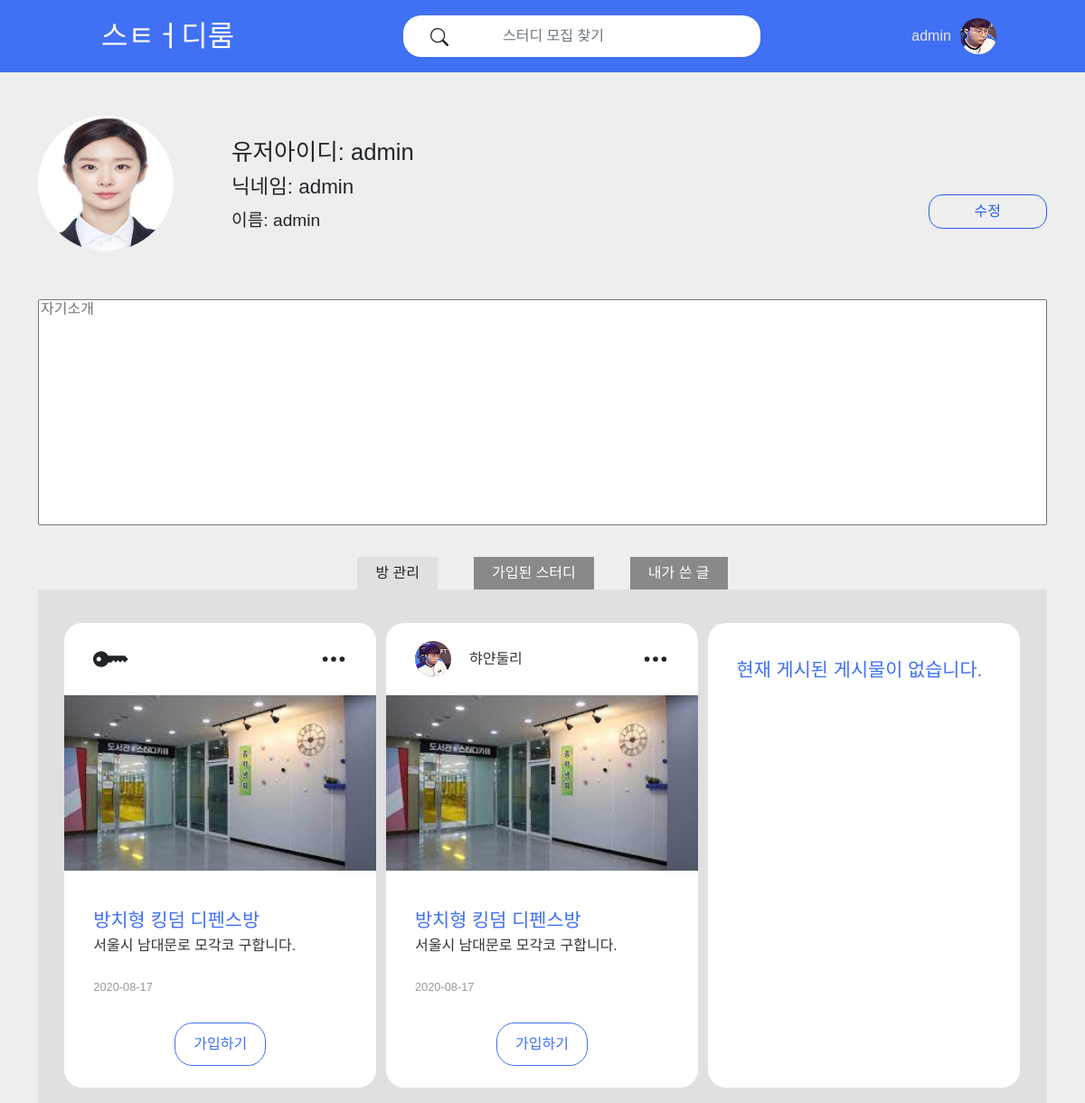
The page /mypage/ (signed in) on the database its author committed.
### core/models.py (models this page shows)
class User(AbstractUser):
    username = models.CharField(max_length=10, blank=False, null=False, unique=True, verbose_name="회원아이디") # 아이디
    nickname = models.CharField(max_length=10, blank=False, null=False, unique=True, verbose_name="닉네임")# 닉네임
    name = models.CharField(max_length=10, blank=False, null=False, verbose_name="회원이름") #이름
    bio = models.TextField(verbose_name='자기소개') # 바이오
    create_at = models.DateTimeField(verbose_name='date joined', auto_now_add=True) # 가입한 날짜
    last_login = models.DateTimeField(verbose_name='last login',auto_now=True) # 마지막 로그인
    is_admin =  models.BooleanField(default=False)
    is_active = models.BooleanField(default=True)
    is_staff = models.BooleanField(default=False)
    is_superuser = models.BooleanField(default=False)
    object = UserManager()
    USERNAME_FIELD = 'username'
    REQUIRED_FIELDS = ['nickname']
    def __str__(self):
        return self.username
    class Meta:
        db_table = 'accounts'
        verbose_name = "가입자 목록"
        verbose_name_plural = "가입자 목록"

### core/views.py (the view)
# urls.py: path('mypage/', views.mypage, name='mypage'), #마이페이지
@login_required
def mypage(request):
    user = request.user
    res_data = {}
    res_data['user'] = {
        'user_id' : user.username, # 회원아이디
        'user_nickname' : user.nickname, # 닉네임
        'user_name' : user.name, # 닉네임
        'user_bio' : user.bio, # 자기소개
    }
    return render(request, 'mypage.html',res_data)

### core/templates/mypage.html (shortened to what this page needs)
<!DOCTYPE html>
<html lang="ko">
<head>
    <link href="https://cdn.jsdelivr.net/npm/bootstrap@5.2.0/dist/css/bootstrap.min.css" rel="stylesheet"
>
    <link rel="stylesheet" href="../static/css/reset.css">
    <link rel="stylesheet" href="../static/css/main.css">
</head>
<body>
    <nav class="navbar navbar-expand-lg ">
        <div class="container-fluid padding-none">
            <div class="nav_left">
                <a class="navbar-brand" href="/">스ㅌㅓ디룸</a>
            </div>
            <div class="collapse navbar-collapse nav_right" id="navbarSupportedContent">
                <form class="d-flex main_search_form" role="search" action="{% url 'search' %}" method="get">
                    <div class="form_btnbox">
                        <input class="form-control" type="search" placeholder="스터디 모집 찾기" aria-label="Search" name="q"
                            value="{{ q }}">
                        <button class="btn" type="submit">
                        </button>
                    </div>
                </form>
                <ul class="navbar-nav nav-ul">
                    {% if request.user.is_authenticated %}
                    <li class="nav-item">
                        <a class="mypage">{{ request.user }}</a>
                    </li>
                    <li class="nav-item dropdown">
                        <a class="nav-link dropdown-toggle" href="#" role="button" data-bs-toggle="dropdown"
                            aria-expanded="false">
                        </a>
                    </li>
                    {% endif %}
                </ul>
            </div>
        </div>
    </nav>
    <section class="section container-fluid">
        <div class="main_title container">
        </div>
        <div class="mypage_con container">
            <div class="mypage_top">
                <div class="mypage_top-profile">
                    <img src="../static/images/profile1.jpg" alt="">
                </div>
                <div class="mypage_box">
                    <div class="mypage_top-text">
                        <div class="top-text-title">
                            <p>유저아이디: <span>{{ user.user_id }}</span></p>
                        </div>
                        <div class="top-text-nickname">
                            <p>닉네임: <span>{{ user.user_nickname }}</span></p>
                        </div>
                        <div class="top-text-name">
                            <p>이름: <span>{{ user.user_name }}</span></p>
                        </div>
                    </div>
                    <div class="mypage_top-button">
                        <button type="submit" class="mypage_btn">수정</button>
                    </div>
                </div>
            </div>
            <div class="mypage_Introduce">
                <textarea name="" placeholder="자기소개" readonly class="textarea_introduce"></textarea>
            </div>
        </div>
        <div class="container tap_con">
            <ul class="tabs">
                <li class="tab-link current" data-tab="tab-1">방 관리</li>
                <li class="tab-link" data-tab="tab-2">가입된 스터디</li>
                <li class="tab-link" data-tab="tab-3">내가 쓴 글</li>
            </ul>
            <div id="tab-1" class="tab-content current">
                <div class="container main_content" style="justify-content: flex-start !important;">
                    <div class="main_con secret">
                        <div class="main_content-box">
                            <div class="oner_box">
                                <div class="oner_box-secret">
                                    <div class="oner_profile">
                                        <svg xmlns="http://www.w3.org/2000/svg" fill="currentColor"
                                            class="bi bi-key-fill" viewBox="0 0 16 16">
                                            <path
                                                d="M3.5 11.5a3.5 3.5 0 1 1 3.163-5H14L15.5 8 14 9.5l-1-1-1 1-1-1-1 1-1-1-1 1H6.663a3.5 3.5 0 0 1-3.163 2zM2.5 9a1 1 0 1 0 0-2 1 1 0 0 0 0 2z">
                                            </path>
                                        </svg>
                                    </div>
                                </div>
                                <div class="setting_icon">
                                    <svg xmlns="http://www.w3.org/2000/svg" width="30" height="30" fill="currentColor"
                                        class="bi bi-three-dots" viewBox="0 0 16 16">
                                        <path
                                            d="M3 9.5a1.5 1.5 0 1 1 0-3 1.5 1.5 0 0 1 0 3zm5 0a1.5 1.5 0 1 1 0-3 1.5 1.5 0 0 1 0 3zm5 0a1.5 1.5 0 1 1 0-3 1.5 1.5 0 0 1 0 3z">
                                        </path>
                                    </svg>
                                </div>
                            </div>
                            <div class="top_content">
                                <img src="../static/images/studyroom01.jpg" alt="">
                            </div>
                            <div class="bottom_content">
                                <h3 class="room_title">방치형 킹덤 디펜스방</h3>
                                <p class="room_content">서울시 남대문로 모각코 구합니다.</p>
                                <p class="today">2020-08-17</p>
                            </div>
                        </div>
                        <div class="room_btn">
                            <div class="room_btn-box">
                                <a href="" class="">가입하기</a>
                            </div>
                        </div>
                    </div>
                    <div class="main_con ">
                        <div class="main_content-box">
                            <div class="oner_box">
                                <div class="oner_box-profile">
                                    <div class="oner_profile">
                                        <img src="../static/images/profile.jpg" alt="">
                                    </div>
                                    <div class="oner_name">
                                        <p>햐얀둘리</p>
                                    </div>
                                </div>
                                <div class="setting_icon">
                                    <svg xmlns="http://www.w3.org/2000/svg" width="30" height="30" fill="currentColor"
                                        class="bi bi-three-dots" viewBox="0 0 16 16">
                                        <path
                                            d="M3 9.5a1.5 1.5 0 1 1 0-3 1.5 1.5 0 0 1 0 3zm5 0a1.5 1.5 0 1 1 0-3 1.5 1.5 0 0 1 0 3zm5 0a1.5 1.5 0 1 1 0-3 1.5 1.5 0 0 1 0 3z">
                                        </path>
                                    </svg>
                                </div>
                            </div>
                            <div class="top_content">
                                <img src="../static/images/studyroom01.jpg" alt="">
                            </div>
                            <div class="bottom_content">
                                <h3 class="room_title">방치형 킹덤 디펜스방</h3>
                                <p class="room_content">서울시 남대문로 모각코 구합니다.</p>
                                <p class="today">2020-08-17</p>
                            </div>
                        </div>
                        <div class="room_btn">
                            <div class="room_btn-box">
                                <a href="" class="">가입하기</a>
                            </div>
                        </div>
                    </div>
                    <div class="main_con ds-flex">
                        <div class="main_content-box">
                            <div class="bottom_content">
                                <h3 class="room_title">현재 게시된 게시물이 없습니다.</h3>
                            </div>
                        </div>
                    </div>
                </div>
            </div>
        </div>
    </section>
</body>
</html>

### core/static/css/main.css (style rules this page uses)
* { font-size: 10px; font-family: 'Noto Sans KR', sans-serif !important; }
body { height: 100vh; background-color: #eee; position: relative; }
.ds-flex { display: flex; }
nav { background-color: #4070f4; }
.navbar { height: 80px; }
.nav-ul { align-items: center; }
.nav_left { width: 30%; }
.navbar-brand { padding-left: 100px; color: #fff; font-size: 2rem; }
.nav_right { width: 70%; display: flex; justify-content: space-around; z-index: 999; }
.form-control { padding: 0.375rem 3rem !important; }
.form_btnbox { display: flex; flex-direction: row-reverse; background-color: #fff; border-radius: 20px; border-radius: 20px; padding: 5px 30px; }
.form_btnbox input { outline: none; border: none; border-radius: 20px; }
.form_btnbox button { padding-left: 0px; outline: none; border: none; }
.dropdown-toggle { width: 40px; height: 40px; border-radius: 50%; background:url("../images/profile.jpg") center no-repeat; }
.dropdown-toggle::after { content: none; }
.navbar-nav li { margin: 0px 5px; }
.navbar-nav .nav-item a { color: #e9e9e9; }
.main_title { padding-bottom: 3rem; }
.main_content { display: flex; margin-top: 20px ; flex-wrap: wrap; }
.main_content:last-child { justify-content: flex-end !important; }
.main_con { border-radius: 20px; background-color: #fff; width: 32.3%; margin: 0.5% 0.5%; }
.oner_box { display: flex; justify-content: space-between; align-items : center; padding: 20px 2rem; }
.oner_profile { width: 40px; height: 40px; }
.oner_box-profile { display: flex; align-items: center; justify-content: space-between; }
.oner_profile img { width: 100%; border-radius: 50%; }
.oner_name p { color: #333; font-size: 1rem; margin-left: 20px; }
.top_content img { width: 100%; }
.bottom_content { padding: 2rem; display: flex; flex-direction: column; overflow: hidden; }
.bottom_content h3 { margin-top: 10px; color: #4070f4; font-size: 1.3rem; }
.bottom_content p { margin-top: 10px; color: #333; font-size: 1rem; }
.today { margin-top: 2rem !important; font-size: 0.8rem !important; color: #999 !important; }
.room_btn-box { display: flex; justify-content: space-around; padding: 0 0 1.5rem 0; border-radius: 0 0 20px 20px; }
.room_btn-box a { padding: 15px 20px; border-radius: 20px; color: #4070f4; background-color: #fff; border: 1px solid #4070f4; font-size: 1rem; }
.setting_icon { position: relative; }
.mypage_con { width: 100%; }
.mypage_top { display: flex; width: 100%; align-items: center; }
.mypage_top-profile img { width: 150px; height: 150px; border-radius: 50%; }
.mypage_box { width: 100%; display: flex; justify-content: space-between; margin-left: 4rem; }
.mypage_top-text { display: flex; flex-direction: column; gap: 15px; }
.mypage_top-button { display: flex; align-self: end; gap: 20px; }
.mypage_top-button button { padding: 10px 50px; border: none; border: 1px solid #265df2; color: #265df2; border-radius: 15px; }
.top-text-title { font-size: 1.6rem; }
.top-text-nickname { font-size: 1.4rem; }
.top-text-name { font-size: 1.2rem; }
.mypage_Introduce { margin-top: 50px; }
.mypage_Introduce textarea { width: 100%; height: 250px; resize: none; }
ul.tabs { display: flex; justify-content: center; list-style: none; }
ul.tabs li { background: #898989; color: white; padding: 10px 20px; cursor: pointer; margin: 0px 20px; }
ul.tabs li.current { background: #e0e0e0; color: #222; }
.tab-content { display: none; background: #e0e0e0; padding: 12px; }
.tab-content.current { display: inherit; }
.tap_con { margin-top: 2rem; }

### rows shown on the page
User: user "admin", user_id "admin", user_nickname "admin", user_name "admin"
